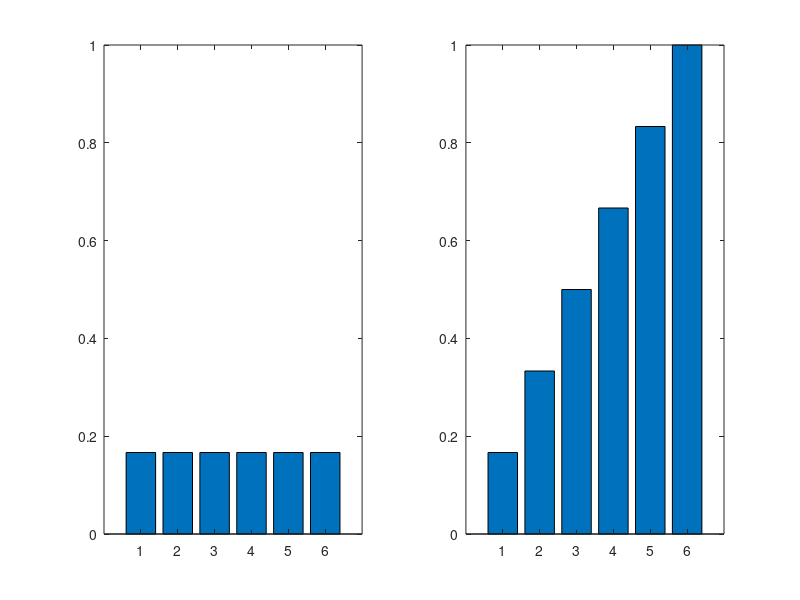

Write the MATLAB code that produced this figure.
p = ones(1,6)/6;
x = 1:6;
plot(x, p, '.r');
stem(x, p);

subplot(1, 2, 1);
bar(x, p);

axis([0 7 0 1]);
subplot(1, 2, 2);
bar(x, cumsum(p));